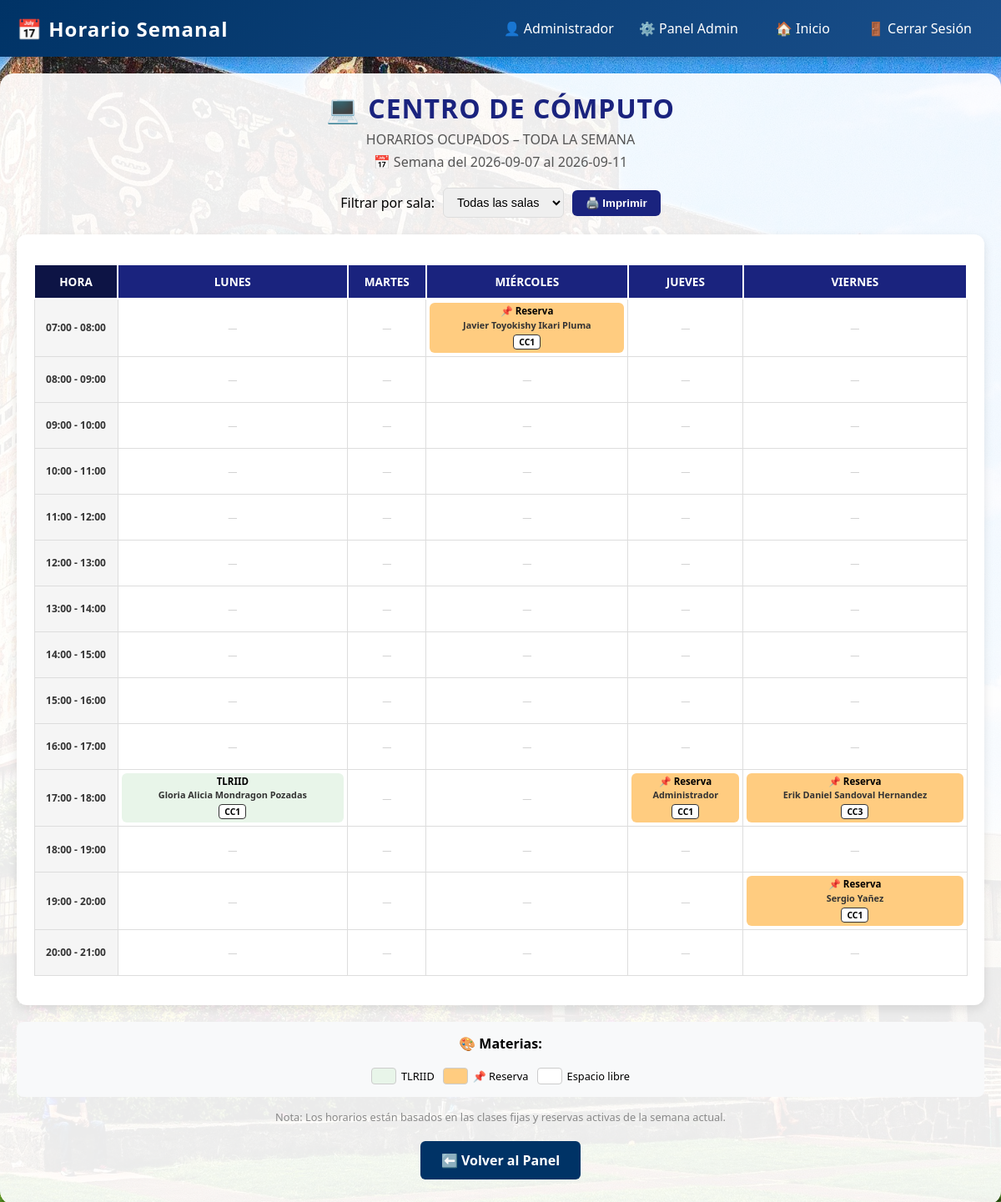
The page /admin/horario_semanal (signed in) on the database its author committed.
### tables this page shows
CREATE TABLE usuarios (
             id INTEGER PRIMARY KEY AUTOINCREMENT,
             nombre TEXT NOT NULL,
             email TEXT UNIQUE NOT NULL,
             telefono TEXT,
             password TEXT NOT NULL,
             rol TEXT DEFAULT 'usuario');

CREATE TABLE salas (
             id INTEGER PRIMARY KEY AUTOINCREMENT,
             nombre TEXT UNIQUE NOT NULL,
             descripcion TEXT,
             capacidad INTEGER DEFAULT 25);

CREATE TABLE clases_fijas (
             id INTEGER PRIMARY KEY AUTOINCREMENT,
             sala_id INTEGER,
             materia TEXT NOT NULL,
             profesor TEXT NOT NULL,
             num_alumnos INTEGER DEFAULT 0,
             dia_semana TEXT NOT NULL,
             hora_inicio TEXT NOT NULL,
             hora_fin TEXT NOT NULL,
             activo INTEGER DEFAULT 1,
             FOREIGN KEY(sala_id) REFERENCES salas(id));

### app.py (the view, shortened to what this page needs)
@app.route('/admin/horario_semanal')
@admin_required
def horario_semanal():
    sala_filtro = request.args.get('sala', 'todas')
    conn = sqlite3.connect('salas.db')
    c = conn.cursor()
    salas = c.execute('SELECT id, nombre FROM salas ORDER BY nombre').fetchall()
    if sala_filtro == 'todas':
        clases = c.execute('''SELECT cf.id, s.nombre AS sala, cf.materia, cf.profesor,
                                     cf.num_alumnos, cf.dia_semana, cf.hora_inicio, cf.hora_fin
                              FROM clases_fijas cf
                              JOIN salas s ON cf.sala_id = s.id
                              WHERE cf.activo = 1
                              ORDER BY cf.dia_semana, cf.hora_inicio''').fetchall()
    hoy = datetime.now()
    lunes = hoy - timedelta(days=hoy.weekday())
    viernes = lunes + timedelta(days=4)
    fecha_inicio = lunes.strftime('%Y-%m-%d')
    fecha_fin = viernes.strftime('%Y-%m-%d')
    if sala_filtro == 'todas':
        reservas = c.execute('''SELECT r.id, s.nombre AS sala, u.nombre AS usuario,
                                       r.fecha, r.hora_inicio, r.hora_fin, r.num_alumnos, r.comentarios
                                FROM reservas r
                                JOIN salas s ON r.sala_id = s.id
                                JOIN usuarios u ON r.usuario_id = u.id
                                WHERE r.estado = 'activa'
                                AND r.fecha BETWEEN ? AND ?
                                ORDER BY r.fecha, r.hora_inicio''', (fecha_inicio, fecha_fin)).fetchall()
    conn.close()
    horas = []
    for h in range(7, 21):
        horas.append(f"{h:02d}:00 - {h+1:02d}:00")
    dias = ['Lunes', 'Martes', 'Miércoles', 'Jueves', 'Viernes']
    colores = [
        '#e8f5e9', '#e3f2fd', '#fff9c4', '#ffebee',
        '#ffe0b2', '#fff59d', '#f8bbd0', '#d1c4e9',
        '#b2dfdb', '#ffccbc', '#f0f4c3', '#c5cae9'
    ]
    matriz = {}
    for dia in dias:
        matriz[dia] = {}
        for hora in horas:
            matriz[dia][hora] = None
    materias_colores = {}
    color_index = 0
    for clase in clases:
        materia = clase[2]
        dia = clase[5]
        hora_inicio = clase[6]
        if materia not in materias_colores:
            materias_colores[materia] = colores[color_index % len(colores)]
            color_index += 1
        hora_obj = int(hora_inicio.split(':')[0])
        hora_key = f"{hora_obj:02d}:00 - {hora_obj+1:02d}:00"
        if hora_key in matriz[dia]:
            matriz[dia][hora_key] = {
                'tipo': 'clase',
                'materia': materia,
                'profesor': clase[3],
                'sala': clase[1],
                'alumnos': clase[4],
                'color': materias_colores[materia]
            }
    for reserva in reservas:
        fecha_obj = datetime.strptime(reserva[3], '%Y-%m-%d')
        dias_map = {0: 'Lunes', 1: 'Martes', 2: 'Miércoles', 3: 'Jueves', 4: 'Viernes'}
        dia = dias_map.get(fecha_obj.weekday())
        if not dia:
            continue
        hora_inicio = reserva[4]
        hora_obj = int(hora_inicio.split(':')[0])
        hora_key = f"{hora_obj:02d}:00 - {hora_obj+1:02d}:00"
        if hora_key in matriz[dia]:
            if matriz[dia][hora_key] is None:
                matriz[dia][hora_key] = {
                    'tipo': 'reserva',
                    'usuario': reserva[2],
                    'sala': reserva[1],
                    'alumnos': reserva[6],
                    'comentarios': reserva[7],
                    'color': '#ffcc80'
                }
    return render_template('horario_semanal.html',
                         matriz=matriz,
                         dias=dias,
                         horas=horas,
                         salas=salas,
                         sala_filtro=sala_filtro,
                         materias_colores=materias_colores,
                         fecha_inicio=fecha_inicio,
                         fecha_fin=fecha_fin)

### app.py (called while the page is built)
def admin_required(f):
    @wraps(f)
    def decorated_function(*args, **kwargs):
        if 'usuario_id' not in session or session.get('rol') != 'admin':
            flash('Acceso denegado. Se requieren permisos de administrador', 'danger')
            return redirect(url_for('index'))
        return f(*args, **kwargs)
    return decorated_function

### templates/horario_semanal.html (shortened to what this page needs)
<!DOCTYPE html>
<html lang="es">
<head>
    <link rel="stylesheet" href="/static/style.css">
</head>
<body>
    <nav class="navbar">
        <div class="nav-container">
            <div class="nav-brand">📅 Horario Semanal</div>
            <div class="nav-user">
                <span>👤 {{ session.usuario_nombre }}</span>
                <a href="/admin" class="nav-link">⚙️ Panel Admin</a>
                <a href="/" class="nav-link">🏠 Inicio</a>
                <a href="/logout" class="nav-link logout">🚪 Cerrar Sesión</a>
            </div>
        </div>
    </nav>
    <div class="container">
        <div class="horario-titulo">
            <h1>💻 CENTRO DE CÓMPUTO</h1>
            <p>HORARIOS OCUPADOS – TODA LA SEMANA</p>
            <p class="info-semana">📅 Semana del {{ fecha_inicio }} al {{ fecha_fin }}</p>
        </div>
        <div class="filtros-horario">
            <form method="GET" action="/admin/horario_semanal" style="display:flex; gap:10px; align-items:center;">
                <label>Filtrar por sala:</label>
                <select name="sala" onchange="this.form.submit()">
                    <option value="todas" {% if sala_filtro == 'todas' %}selected{% endif %}>Todas las salas</option>
                </select>
                <button type="button" onclick="window.print()">🖨️ Imprimir</button>
            </form>
        </div>
        <div class="horario-container">
            <table class="horario-tabla">
                <thead>
                    <tr>
                        <th class="hora-header">HORA</th>
                        {% for dia in dias %}
                            <th>{{ dia|upper }}</th>
                        {% endfor %}
                    </tr>
                </thead>
                <tbody>
                    {% for hora in horas %}
                    <tr>
                        <td class="hora-col">{{ hora }}</td>
                        {% for dia in dias %}
                            {% set celda = matriz[dia][hora] %}
                            <td>
                                {% if celda %}
                                    <div class="celda-ocupada" style="background: {{ celda.color }};">
                                        {% if celda.tipo == 'clase' %}
                                            <div class="celda-materia">{{ celda.materia }}</div>
                                            <div class="celda-grupo">{{ celda.profesor }}</div>
                                            <div class="celda-sala">{{ celda.sala }}</div>
                                        {% else %}
                                            <div class="celda-materia">📌 Reserva</div>
                                            <div class="celda-grupo">{{ celda.usuario }}</div>
                                            <div class="celda-sala">{{ celda.sala }}</div>
                                        {% endif %}
                                    </div>
                                {% else %}
                                    <span class="celda-vacia">—</span>
                                {% endif %}
                            </td>
                        {% endfor %}
                    </tr>
                    {% endfor %}
                </tbody>
            </table>
        </div>
        <div class="leyenda">
            <strong style="width: 100%; text-align: center; margin-bottom: 8px;">🎨 Materias:</strong>
            {% for materia, color in materias_colores.items() %}
                <div class="leyenda-item">
                    <div class="leyenda-color" style="background: {{ color }};"></div>
                    <span>{{ materia }}</span>
                </div>
            {% endfor %}
            <div class="leyenda-item">
                <div class="leyenda-color" style="background: #ffcc80;"></div>
                <span>📌 Reserva</span>
            </div>
            <div class="leyenda-item">
                <div class="leyenda-color" style="background: white; border: 1px solid #ccc;"></div>
                <span>Espacio libre</span>
            </div>
        </div>
        <p style="text-align: center; color: #888; font-size: 0.8rem; margin-top: 15px;">
            Nota: Los horarios están basados en las clases fijas y reservas activas de la semana actual.
        </p>
        <div style="text-align: center; margin-top: 20px;">
            <a href="/admin" class="btn-primary">⬅️ Volver al Panel</a>
        </div>
    </div>
</body>
</html>

### static/style.css (style rules this page uses)
* { margin: 0; padding: 0; box-sizing: border-box; }
body { font-family: 'Segoe UI', Tahoma, Geneva, Verdana, sans-serif; background: #f0f4f8; min-height: 100vh; }
.navbar { background: linear-gradient(135deg, #003366, #1a4f8b); color: white; padding: 15px 0; box-shadow: 0 4px 12px rgba(0,0,0,0.2); position: sticky; top: 0; z-index: 1000; }
.nav-container { max-width: 1200px; margin: 0 auto; display: flex; justify-content: space-between; align-items: center; padding: 0 20px; flex-wrap: wrap; }
body { background-image: url('/static/images/fondo-institucional.jpg'); background-size: cover; background-attachment: fixed; background-position: center; }
.container { background: rgba(255, 255, 255, 0.92); border-radius: 16px; padding: 20px 20px 30px 20px; box-shadow: 0 8px 32px rgba(0,0,0,0.1); }
.nav-brand { font-size: 1.5rem; font-weight: bold; letter-spacing: 1px; }
.nav-user { display: flex; align-items: center; gap: 15px; flex-wrap: wrap; }
.nav-link { color: white; text-decoration: none; padding: 8px 15px; border-radius: 6px; transition: background 0.3s; }
.container { max-width: 1200px; margin: 20px auto; padding: 0 20px; }
h1 { text-align: center; color: #003366; margin-bottom: 30px; }
table { width: 100%; border-collapse: collapse; margin: 15px 0; }
table thead { background: #003366; color: white; }
table thead th { color: white; }
table th, table td { padding: 12px 15px; text-align: left; border-bottom: 1px solid #ecf0f1; }
.btn-primary { background: #003366; color: white; border: none; padding: 12px 25px; border-radius: 6px; cursor: pointer; font-weight: bold; transition: all 0.3s; text-decoration: none; display: inline-block; text-align: center; }
body { font-family: 'Segoe UI', Tahoma, Geneva, Verdana, sans-serif; background: #f0f4f8; min-height: 100vh; background-image: url('/static/images/fondo-institucional.jpg'); background-size: cover; background-attachment: fixed; background-position: center; }
.container { max-width: 1200px; margin: 20px auto; padding: 0 20px; background: rgba(255, 255, 255, 0.92); border-radius: 16px; padding: 20px 20px 30px 20px; box-shadow: 0 8px 32px rgba(0,0,0,0.1); }

### templates/horario_semanal.html (style rules this page uses)
.horario-container { background: white; border-radius: 12px; padding: 20px; box-shadow: 0 4px 12px rgba(0,0,0,0.1); margin-top: 20px; overflow-x: auto; }
.horario-titulo { text-align: center; margin-bottom: 20px; }
.horario-titulo h1 { font-size: 2rem; color: #1a237e; margin: 0; font-weight: 800; letter-spacing: 1px; }
.horario-titulo p { font-size: 1rem; color: #555; margin: 5px 0 0 0; }
.horario-tabla { width: 100%; border-collapse: collapse; font-size: 0.75rem; min-width: 900px; }
.horario-tabla th { background: #1a237e; color: white; padding: 10px 6px; text-align: center; font-weight: 700; font-size: 0.85rem; border: 2px solid white; }
.horario-tabla th.hora-header { background: #0d1445; width: 100px; }
.horario-tabla td { border: 1px solid #ddd; padding: 4px; text-align: center; vertical-align: middle; height: 55px; position: relative; }
.horario-tabla td.hora-col { background: #f5f5f5; font-weight: bold; color: #333; font-size: 0.75rem; width: 100px; }
.celda-ocupada { border-radius: 6px; padding: 4px 6px; height: 100%; display: flex; flex-direction: column; justify-content: center; align-items: center; gap: 2px; }
.celda-materia { font-weight: bold; font-size: 0.72rem; color: #000; line-height: 1.1; }
.celda-grupo { font-size: 0.68rem; color: #333; font-weight: 600; }
.celda-sala { background: white; border: 1px solid #333; border-radius: 4px; padding: 1px 6px; font-size: 0.65rem; font-weight: bold; color: #000; margin-top: 2px; }
.celda-vacia { color: #ccc; font-size: 0.7rem; }
.filtros-horario { display: flex; gap: 10px; align-items: center; justify-content: center; margin-bottom: 20px; flex-wrap: wrap; }
.filtros-horario select { padding: 8px 12px; border-radius: 6px; border: 1px solid #ddd; font-size: 0.9rem; }
.filtros-horario button { padding: 8px 16px; background: #1a237e; color: white; border: none; border-radius: 6px; cursor: pointer; font-weight: bold; }
.leyenda { display: flex; flex-wrap: wrap; gap: 10px; margin-top: 20px; justify-content: center; padding: 15px; background: #f8f9fa; border-radius: 8px; }
.leyenda-item { display: flex; align-items: center; gap: 6px; font-size: 0.8rem; }
.leyenda-color { width: 30px; height: 20px; border-radius: 4px; border: 1px solid #ccc; }
.info-semana { text-align: center; color: #666; font-size: 0.85rem; margin-bottom: 15px; }

### rows shown on the page
usuarios: usuario_nombre "Administrador", usuario "Administrador"
usuarios: usuario "Javier Toyokishy Ikari Pluma"
salas: sala "CC1" "CC1" "CC1", sala "CC1"
clases_fijas: materia "TLRIID", profesor "Gloria Alicia Mondragon Pozadas", materia "TLRIID"
usuarios: usuario "Erik Daniel Sandoval Hernandez"
salas: sala "CC3"
usuarios: usuario "Sergio Yañez"

### other values the page prints
{{ fecha_inicio }} "2026-09-07"
{{ fecha_fin }} "2026-09-11"
{{ dia|upper }} "LUNES" "MARTES" "MIÉRCOLES" "JUEVES" "VIERNES"
{{ hora }} "07:00 - 08:00" "08:00 - 09:00" "09:00 - 10:00" "10:00 - 11:00" "11:00 - 12:00" "12:00 - 13:00" "13:00 - 14:00" "14:00 - 15:00" "15:00 - 16:00" "16:00 - 17:00" "17:00 - 18:00" "18:00 - 19:00" "19:00 - 20:00" "20:00 - 21:00"
